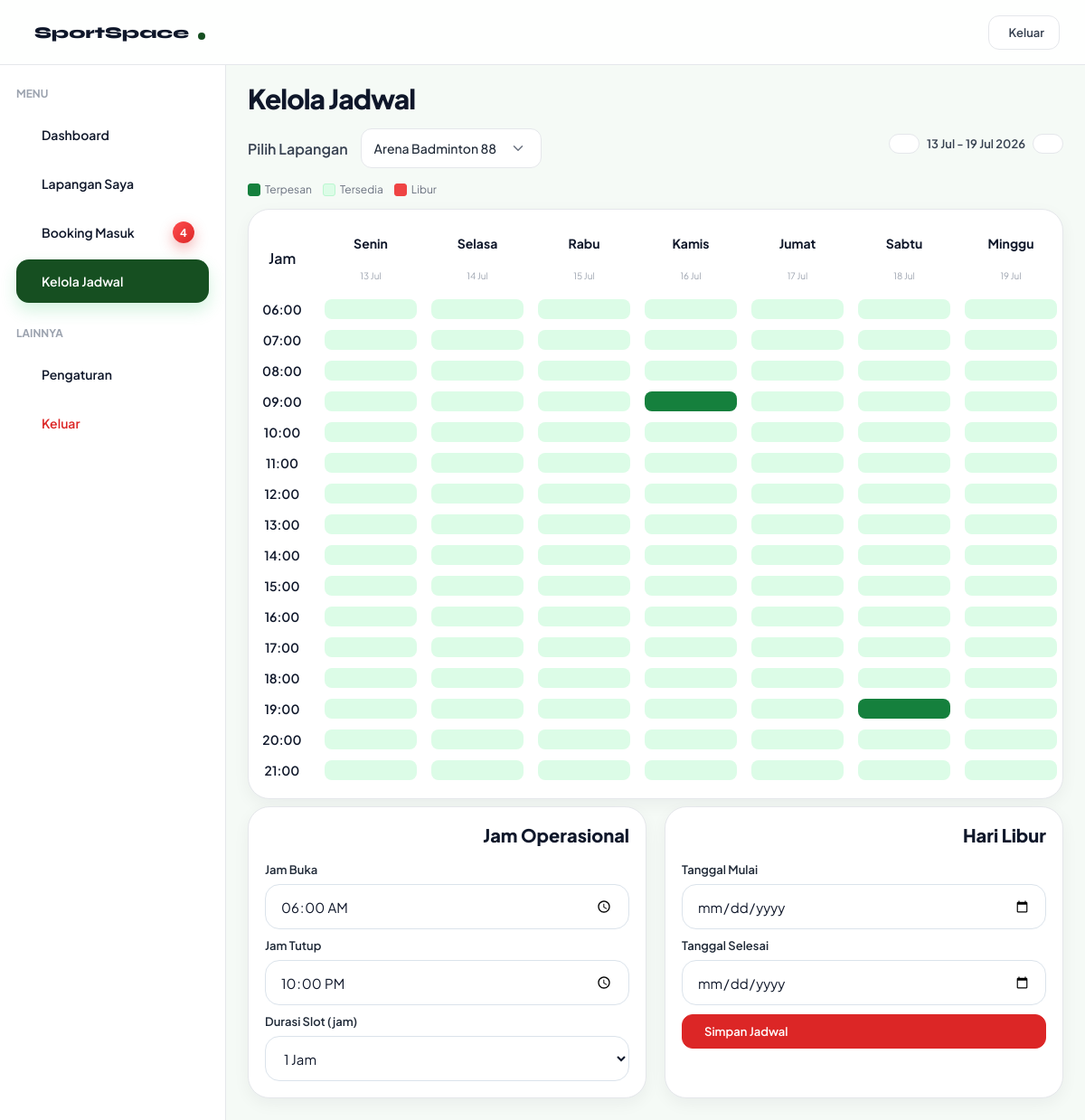
Page /dashboard-owner.php?week=1 on the earlier database version.
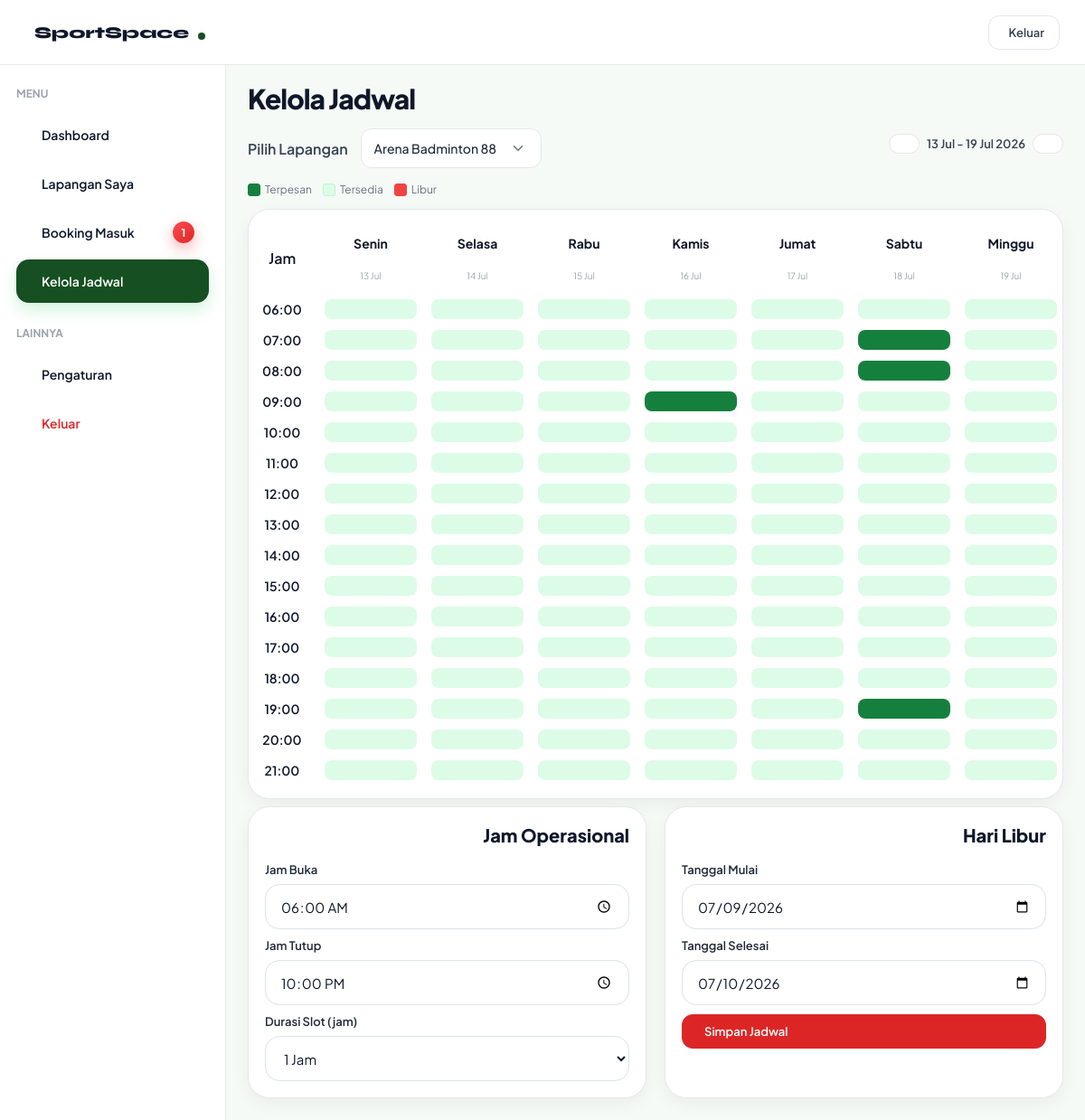
Same page on the later database version.
### tables this page shows
CREATE TABLE `fields` (
  `field_id` int(11) NOT NULL,
  `owner_id` int(11) DEFAULT NULL,
  `nama_lapangan` varchar(100) NOT NULL,
  `jenis` varchar(50) NOT NULL,
  `harga` decimal(10,2) NOT NULL,
  `status` enum('tersedia','penuh') NOT NULL DEFAULT 'tersedia',
  `lokasi` varchar(255) DEFAULT NULL,
  `gambar` varchar(255) DEFAULT NULL,
  `deskripsi` text DEFAULT NULL,
  `owner_name` varchar(100) DEFAULT NULL,
  `owner_phone` varchar(20) DEFAULT NULL,
  `owner_address` varchar(255) DEFAULT NULL,
  `jam_operasional` varchar(50) DEFAULT NULL,
  `kapasitas` int(11) DEFAULT NULL,
  `jenis_lantai` varchar(50) DEFAULT NULL,
  `fasilitas` text DEFAULT NULL,
  `maps_link` text DEFAULT NULL,
  `google_maps_url` text DEFAULT NULL,
  `verifikasi` enum('pending','diterima','ditolak') NOT NULL DEFAULT 'pending',
  `durasi_slot` int(11) NOT NULL DEFAULT 1,
  `hari_libur` text DEFAULT NULL,
  `aktif` enum('aktif','nonaktif') NOT NULL
);

### get-owner-dashboard.php (called while the page is built, shortened)
<?php
include "config.php";
$queryPending = mysqli_query($conn, "
SELECT COUNT(*) AS total
FROM booking
WHERE status='tertunda'
");
$pending = mysqli_fetch_assoc($queryPending);
?>

### get-owner-fields.php (called while the page is built, shortened)
<?php
include "config.php";
$queryFields = mysqli_query(
    $conn,
    "SELECT *
    FROM fields
    ORDER BY field_id ASC"
);
$queryAktif = mysqli_query($conn,"
SELECT COUNT(*) AS total
FROM fields
WHERE aktif='aktif'
");
?>

### get-jadwal-info.php (called while the page is built, shortened)
<?php
include "config.php";
if(isset($_GET['field'])){
    $field_id = (int)$_GET['field'];
}else{
    $cek = mysqli_query($conn,"
    SELECT field_id
    FROM fields
    ORDER BY field_id ASC
    LIMIT 1
    ");
    $fieldPertama = mysqli_fetch_assoc($cek);
    $field_id = $fieldPertama['field_id'];
}
$queryInfo = mysqli_query($conn,"
SELECT *
FROM fields
WHERE field_id='$field_id'
");
$info = mysqli_fetch_assoc($queryInfo);
$tanggal_mulai = "";
$tanggal_selesai = "";
if (!empty($info['hari_libur'])) {
    $hari = explode(" s/d ", $info['hari_libur']);
    $tanggal_mulai = $hari[0] ?? "";
    $tanggal_selesai = $hari[1] ?? "";
}
$queryBookingHariIni = mysqli_query(
    $conn,
    "SELECT COUNT(*) AS total
    FROM booking
    WHERE field_id = '".$info['field_id']."'
    AND tanggal = CURDATE()"
);
?>

### dashboard-owner.php (the view, shortened to what this page needs)
<?php
include "config.php";
include "get-owner-dashboard.php";
include "get-owner-profile.php";
include "get-owner-fields.php";
include "get-jadwal-info.php";
?>
<!DOCTYPE html>
<html lang="id">
<head>
  <link rel="stylesheet" href="owner.css">
  <link rel="stylesheet" href="https://cdn.jsdelivr.net/npm/@tabler/icons-webfont@3.31.0/dist/tabler-icons.min.css">
</head>
<body>
<nav class="navbar">
  <a href="index.php" class="navbar-brand">
    <span>SportSpace</span>
    <div class="dot"></div>
  </a>
  <div class="navbar-actions">
    <a href="login.html">
      <button class="btn btn-outline btn-sm">
        Keluar
      </button>
    </a>
  </div>
</nav>
<div class="dashboard-layout">
  <aside class="sidebar">
    <div class="sidebar-section">
      Menu
    </div>
    <div class="sidebar-item" onclick="showSection('dashboard',this)">
      Dashboard
    </div>
    <div class="sidebar-item" onclick="showSection('lapangan',this)">
      Lapangan Saya
    </div>
    <div class="sidebar-item menu-booking" onclick="showSection('booking',this)">
      Booking Masuk
      <?php if($pending['total'] > 0): ?>
        <span
        id="pending-badge"
        class="badge">
        <?= $pending['total']; ?>
      </span>
      <?php endif; ?>
    </div>
    <div class="sidebar-item" onclick="showSection('jadwal',this)">
      Kelola Jadwal
    </div>
    <div class="sidebar-section">
      Lainnya
    </div>
    <div class="sidebar-item" onclick="showSection('profil',this)">
      Pengaturan
    </div>
    <a href="login.html" style="color:inherit;">
      <div class="sidebar-item sidebar-logout">
        Keluar
      </div>
    </a>
  </aside>
  <main class="dashboard-content">
     <div id="section-jadwal" style="display:none;">
      <h1 class="page-title">Kelola Jadwal</h1>
      <div class="flex-between">
      <div class="jadwal-filter">
    <label>Pilih Lapangan</label>
    <select
        id="field-filter"
        onchange="gantiLapangan(this.value)">
        <?php
        $qField = mysqli_query($conn,"
            SELECT field_id,nama_lapangan
            FROM fields
            ORDER BY nama_lapangan
        ");
        while($f = mysqli_fetch_assoc($qField)){
        ?>
        <option
            value="<?= $f['field_id']; ?>"
            <?= (isset($_GET['field']) && $_GET['field']==$f['field_id']) ? 'selected' : ''; ?>>
            <?= $f['nama_lapangan']; ?>
        </option>
        <?php } ?>
    </select>
</div>
      <div class="flex-between">
        <?php
        $week = isset($_GET['week']) ? (int)$_GET['week'] : 0;
        $awalMinggu = strtotime("monday this week ".$week." week");
        $akhirMinggu = strtotime("sunday this week ".$week." week");
        $periode =
        date("d M", $awalMinggu) .
        " - " .
        date("d M Y", $akhirMinggu);
        ?>
        <div class="jadwal-nav">
          <a
            href="dashboard-owner.php?week=<?= $week-1; ?>"
            class="btn btn-outline btn-sm">
          </a>
          <span><?= $periode; ?></span>
          <a
            href="dashboard-owner.php?week=<?= $week+1; ?>"
            class="btn btn-outline btn-sm">
          </a>
        </div>
      </div>
    </div>
      <div class="legend">
        <div class="legend-item"><div class="legend-dot booked"></div> Terpesan</div>
        <div class="legend-item"><div class="legend-dot available"></div> Tersedia</div>
        <div class="legend-item"><div class="legend-dot blocked"></div> Libur</div>
      </div>
      <div class="card card-overflow">
        <div class="schedule-grid">
          <div class="schedule-header">Jam</div>
          <?php
          $hari = [
            "Senin",
            "Selasa",
            "Rabu",
            "Kamis",
            "Jumat",
            "Sabtu",
            "Minggu"
          ];
          for($i=0;$i<7;$i++){
            $tanggal = date(
              "Y-m-d",
              $awalMinggu + ($i * 86400)
            );
          ?>
          <?php
          $isToday = ($tanggal == date("Y-m-d"));
          ?>
          <div class="schedule-header <?= $isToday ? 'today' : ''; ?>">
            <strong><?= $hari[$i]; ?></strong>
            <br>
            <span><?= date("d M", strtotime($tanggal)); ?></span>
          </div>
          <?php } ?>
          <?php
            $jam = explode('-', $info['jam_operasional']);
            $jam_buka = isset($jam[0]) ? date("H:i", strtotime(trim($jam[0]))) : "";
            $jam_tutup = isset($jam[1]) ? date("H:i", strtotime(trim($jam[1]))) : "";
            $jamMulai = strtotime($jam_buka);
            $jamSelesai = strtotime($jam_tutup);
            $durasi = $info['durasi_slot'] * 3600;
            for($jam = $jamMulai; $jam < $jamSelesai; $jam += $durasi){
          ?>
          <div class="schedule-time">
            <?= date("H:i",$jam); ?>
          </div>
          <?php
          for($i=0;$i<7;$i++){
            $tanggalSlot = date(
              "Y-m-d",
              $awalMinggu + ($i * 86400)
            );
            $statusSlot = "available";
            mysqli_data_seek($queryJadwalBooking, 0);
            while($booking = mysqli_fetch_assoc($queryJadwalBooking)){
              $slot = strtotime(date("H:i",$jam));
              $mulai = strtotime(substr($booking['jam_mulai'],0,5));
              $selesai = strtotime(substr($booking['jam_selesai'],0,5));
              if (
                $booking['tanggal'] == $tanggalSlot &&
                $slot >= $mulai &&
                $slot < $selesai
                ){
                  if($statusSlot != "blocked"){
                    $statusSlot = "booked";
                    }
                    break;
                  }
              }
          ?>
          <div
            class="schedule-slot <?= $statusSlot; ?>"
            title="<?=
              $statusSlot == 'available'
              ? 'Tersedia'
              : ($statusSlot == 'booked'
              ? 'Terbooking'
              : 'Hari Libur');
            ?>">
          </div>
          <?php } ?>
          <?php } ?>
        </div>
      </div>
      <form action="update-jadwal.php" method="POST">
      <div class="grid-jadwal">
            <div class="card card-no-mb">
              <div class="card-header">
                Jam Operasional
              </div>
              <div class="card-body">
                <div class="form-group form-group-sm">
                  <label class="form-label">Jam Buka</label>
                  <input
                    type="time"
                    name="jam_buka"
                    class="form-input"
                    value="<?= $jam_buka; ?>">
                </div>
                <div class="form-group form-group-sm">
                  <label class="form-label">Jam Tutup</label>
                  <input
                    type="time"
                    name="jam_tutup"
                    class="form-input"
                    value="<?= $jam_tutup; ?>">
                </div>
                <div class="form-group form-group-last">
                  <label class="form-label">
                    Durasi Slot (jam)
                  </label>
                  <select name="durasi_slot" class="form-input">
                    <option
                      value="1"
                      <?= $info['durasi_slot']==1 ? 'selected' : ''; ?>>
                      1 Jam
                    </option>
                  </select>
                </div>
              </div>
            </div>
             <div class="card card-no-mb">
              <div class="card-header">
                Hari Libur
              </div>
              <div class="card-body">
                <div class="form-group form-group-sm">
                  <label class="form-label">
                    Tanggal Mulai
                  </label>
                  <input
                    type="date"
                    name="tanggal_mulai"
                    class="form-input"
                    value="<?= $tanggal_mulai; ?>">
                </div>
                <div class="form-group form-group-sm">
                  <label class="form-label">
                    Tanggal Selesai
                  </label>
                  <input
                    type="date"
                    name="tanggal_selesai"
                    class="form-input"
                    value="<?= $tanggal_selesai; ?>">
                </div>
                <button
                  type="submit"
                  class="btn btn-danger">
                  Simpan Jadwal
                </button>
              </div>
            </div>
          </div>
        </form>
      </div>
</main>
</div>
</body>
</html>

Differences in the rows shown:
changed fields "1 Jam": jam_operasional "06.00 - 22.00" → "06:00 - 22:00" (drawn); tanggal_mulai (not shown) → "07/09/2026"; tanggal_selesai (not shown) → "07/10/2026"
Other differences:
$pending['total']: "4" → "1"
